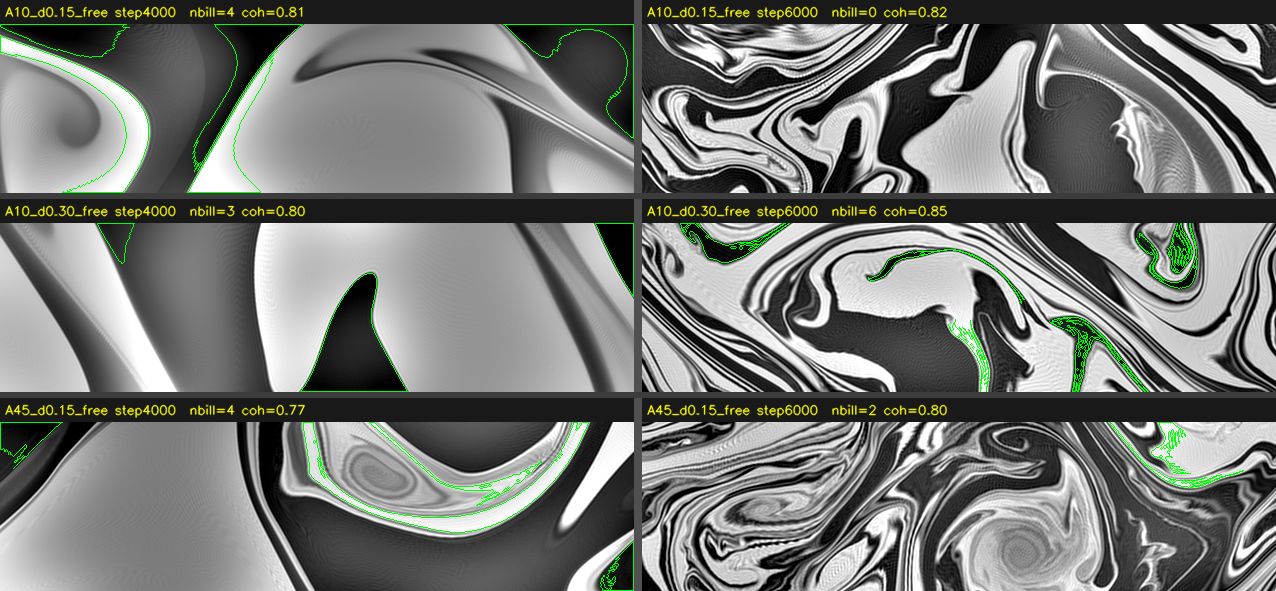
#> input picture scripts/spike_wake_billow/discriminator_terminal.png, 1276 x 591 px
$ python measure_morphology.py --image spike_wake_billow/discriminator_terminal.png   (older library calls are emulated)
#> lines starting #> are read from the running program, lines starting #| are printed output that depends on the picture; long printed decimals are rounded
"""v1.6 P4.5: folded-filament MORPHOLOGY metrics + calibration.

v1.5's lesson: a scalar ENERGY metric (TD-1) passed while the judges failed the
texture-density axis 3-0, because the gap is MORPHOLOGY (folded, zonally-
elongated filaments) not energy. This module defines candidate morphology
metrics and a calibration harness that checks which one actually RANKS the
reference above the v1.5 render above a degraded (isotropized) reference —
i.e. which one tracks human-perceived folded-filament structure. Only a metric
that passes calibration may gate the P5 proof (else it is discarded and the
3-judge panel stands alone).

Candidates (all on the widest-tropical-belt matched-scale L crop):
  - aniso   : directional power-spectrum anisotropy E_merid/E_zonal. Zonally-
              elongated filaments = horizontal streaks = power at high meridional
              wavenumber (varies fast in y, slow in x) -> ratio >> 1. Isotropic
              mottle -> ~1.
  - coher   : structure-tensor orientation coherence (mean (l1-l2)/(l1+l2)),
              weighted toward near-horizontal orientation. Coherent oriented
              filaments -> high; isotropic mottle -> low.
  - slope   : radial power-spectrum slope (texture richness; secondary).

CALIBRATION RESULT (P4.5, recorded BEFORE any vorticity render exists, on the
widest-tropical-belt matched crop lat −7.9..−18.8):
    source     aniso     coher     slope
 reference    1.1383    0.6170   -2.0914
      v1.5    0.2684    0.1403   -1.3233
 ref_rot90    1.2438    0.1212   -2.0914   (90deg orientation control)

  * coher is the GATE metric: reference (0.617) >> v1.5 (0.140), margin +340%,
    AND the orientation control collapses it (0.617 -> 0.121 under 90deg
    rotation == v1.5's isotropic level), proving it measures HORIZONTAL folded
    structure, not energy/banding. v1.5's isotropic mottle scores as low as the
    rotated reference. This is the folded-filament discriminator.
  * aniso passes ref>v1.5 (+324%) but its rotation control is confounded by the
    belt-strip aspect ratio (rot90 did not invert) -> SECONDARY/descriptive only.
  * slope FAILS the gate (v1.5's energy overshoot gives a shallower slope) ->
    discarded as a morphology metric.

PRE-REGISTERED MD-2 bar (necessary, NOT sufficient — the 3-judge panel MD-1 is
the gate): the P5 vorticity render must reach coher >= 0.30 on this crop (>2x
v1.5's 0.14 isotropic baseline, ~40% of the way to the reference's 0.62). A
miss stands as recorded — no goal-shifting.

Usage:
    uv run python scripts/measure_morphology.py --calibrate
    uv run python scripts/measure_morphology.py --image out/foo.png   # ad-hoc
"""

from __future__ import annotations

import argparse
import sys
from pathlib import Path

import cv2
import numpy as np

sys.path.insert(0, str(Path(__file__).resolve().parent))

from gasgiant.engine.facade import Simulation  # noqa: E402
from gasgiant.gl import GpuContext  # noqa: E402
from gasgiant.params.presets import load_factory_preset  # noqa: E402

REF = Path("refs/PIA07782.jpg")


def _lum(rgb):
    return (0.2126 * rgb[..., 0] + 0.7152 * rgb[..., 1] + 0.0722 * rgb[..., 2]).astype(np.float32)


# [13 lines left out: function _crop_deg, not called in this run]


def _fit_width(img, width):
#> called with width = 640
    if img.shape[1] == width:
        return img
    h = max(1, round(img.shape[0] * width / img.shape[1]))
#> h = 296
    return cv2.resize(img, (width, h), interpolation=cv2.INTER_AREA)


# [10 lines left out: function _widest_tropical_belt, not called in this run]


# ---- the candidate metrics -------------------------------------------------


def _prep(lum):
    """Detrend + Hann-window an L crop for spectral analysis."""
    lum = lum.astype(np.float32)
    lum = lum - cv2.GaussianBlur(lum, (0, 0), 8.0)  # remove the band gradient
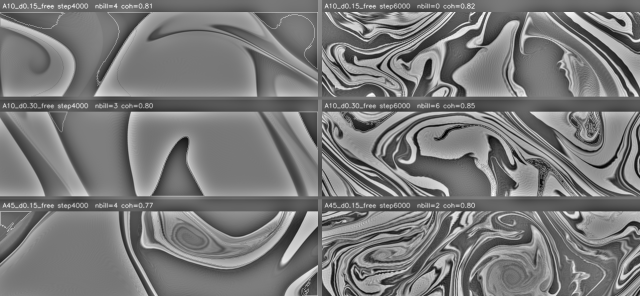
#> lum: shape (296, 640) float32; min -0.664, max 0.726, mean -0.000147; drawn with min black and max white
    h, w = lum.shape
#> h = 296; w = 640
    wy = np.hanning(h)[:, None]
    wx = np.hanning(w)[None, :]
    return lum * (wy * wx)
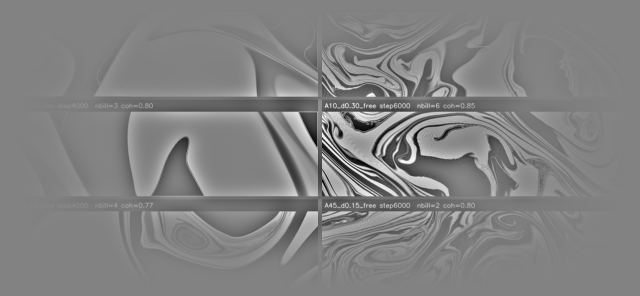
#> returned value: shape (296, 640) float64; min -0.5, max 0.478, mean 8.8e-05; drawn with min black and max white


def aniso(lum):
    """Directional power-spectrum anisotropy E_merid / E_zonal.

    Horizontal streaks (zonally elongated filaments) put power at high ky / low
    kx -> ratio >> 1; isotropic structure -> ~1. Uses 45-degree wedges around
    the ky vs kx axes, excluding the DC neighborhood.
    """
    f = np.fft.fftshift(np.fft.fft2(_prep(lum)))
    power = np.abs(f) ** 2
    h, w = power.shape
#> h = 296; w = 640
    cy, cx = h // 2, w // 2
#> cy = 148; cx = 320
    ky = (np.arange(h) - cy)[:, None].astype(np.float32)
#> ky = 296 values from -148 to 147
    kx = (np.arange(w) - cx)[None, :].astype(np.float32)
    r = np.sqrt(kx * kx + ky * ky)
    rmax = min(cy, cx)
#> rmax = 148
    band = (r > 0.05 * rmax) & (r < 0.9 * rmax)  # drop DC and the noisy corner
    merid = band & (np.abs(ky) >= np.abs(kx))  # power varying fast in y
    zonal = band & (np.abs(kx) > np.abs(ky))
    e_m = float(power[merid].sum())
#> e_m = 71619952.8
    e_z = float(power[zonal].sum())
#> e_z = 134045304.1
    return e_m / max(e_z, 1e-12)


def coher(lum):
    """Structure-tensor orientation coherence, horizontality-weighted.

    Coherence c = (l1-l2)/(l1+l2) in [0,1]; weight by how horizontal the
    dominant orientation is (cos^2 of the gradient angle from vertical, i.e.
    streaks running east-west). Returns the energy-weighted mean.
    """
    lum = lum.astype(np.float32)
    gx = cv2.Sobel(lum, cv2.CV_32F, 1, 0, ksize=3)
    gy = cv2.Sobel(lum, cv2.CV_32F, 0, 1, ksize=3)
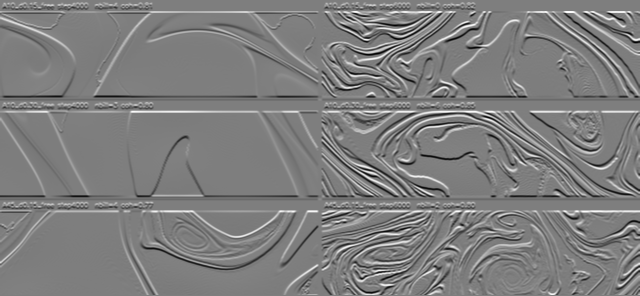
#> gy: shape (296, 640) float32; min -3.55, max 3.62, mean 0.0107; drawn with min black and max white
    s = 4.0
    jxx = cv2.GaussianBlur(gx * gx, (0, 0), s)
    jyy = cv2.GaussianBlur(gy * gy, (0, 0), s)
    jxy = cv2.GaussianBlur(gx * gy, (0, 0), s)
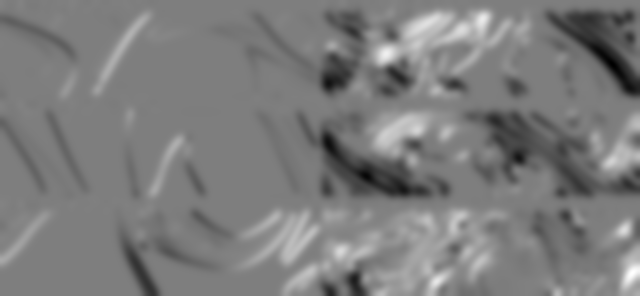
#> jxy: shape (296, 640) float32; min -1.76, max 1.79, mean -0.0267; drawn with min black and max white
    tr = jxx + jyy
    det_term = np.sqrt(np.maximum((jxx - jyy) ** 2 + 4.0 * jxy * jxy, 0.0))
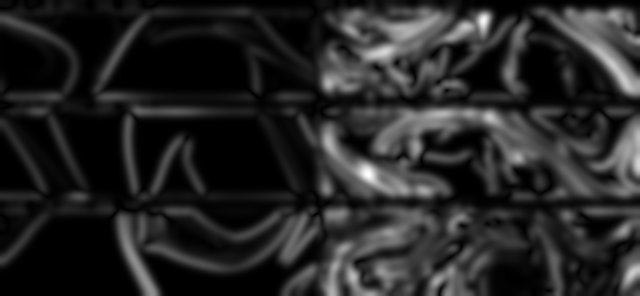
#> det_term: shape (296, 640) float32; min 5.91e-07, max 4.52, mean 0.68; drawn with min black and max white
    c = det_term / np.maximum(tr, 1e-9)  # (l1-l2)/(l1+l2)
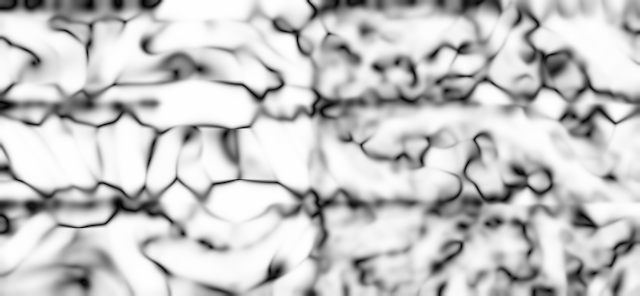
#> c: shape (296, 640) float32; min 0.00451, max 1, mean 0.778
    # Dominant gradient direction; horizontal STREAKS have gradients pointing
    # vertically (gy dominant), so weight by gy^2/(gx^2+gy^2).
    horiz = jyy / np.maximum(jxx + jyy, 1e-9)
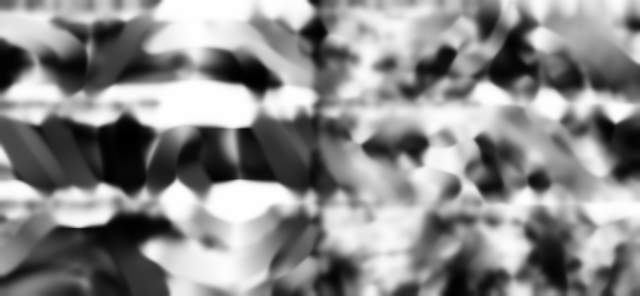
#> horiz: shape (296, 640) float32; min 0.00143, max 1, mean 0.549
    wgt = tr  # weight by local energy
    return float((c * horiz * wgt).sum() / max(wgt.sum(), 1e-9))


def slope(lum):
    """Radial power-spectrum slope (log-log), a texture-richness proxy."""
    f = np.fft.fftshift(np.fft.fft2(_prep(lum)))
    power = np.abs(f) ** 2
    h, w = power.shape
#> h = 296; w = 640
    cy, cx = h // 2, w // 2
#> cy = 148; cx = 320
    ky = (np.arange(h) - cy)[:, None]
    kx = (np.arange(w) - cx)[None, :]
    r = np.sqrt(kx * kx + ky * ky).astype(np.int32)
    rmax = min(cy, cx)
    rad = np.bincount(r.ravel(), power.ravel()) / np.maximum(np.bincount(r.ravel()), 1)
#> rad = 353 values, max 116753.6 at index 9, min 2.15 at index 352, mean 4203.1
    k = np.arange(2, rmax)
    pk = rad[2:rmax]
#> pk = 146 values, max 116753.6 at index 7, min 226.5 at index 143, mean 10027.2
    good = pk > 0
    if good.sum() < 8:
        return 0.0
    return float(np.polyfit(np.log(k[good]), np.log(pk[good]), 1)[0])


METRICS = {"aniso": aniso, "coher": coher, "slope": slope}


def metrics_on_crop(lum640):
    return {name: round(fn(lum640), 5) for name, fn in METRICS.items()}


# [52 lines left out: functions _belt_crop_from_rgb, calibrate, not called in this run]


def main():
    ap = argparse.ArgumentParser()
    ap.add_argument("--calibrate", action="store_true")
    ap.add_argument("--image", default=None, help="ad-hoc: metrics on an image's full frame L")
    args = ap.parse_args()
    if args.calibrate:
        calibrate()
    elif args.image:
        img = cv2.cvtColor(cv2.imread(args.image), cv2.COLOR_BGR2RGB).astype(np.float32) / 255.0
        print(metrics_on_crop(_lum(_fit_width(img, 640))))
#| {'aniso': 0.5343, 'coher': 0.4508, 'slope': -1.688}
    else:
        ap.error("pass --calibrate or --image")


if __name__ == "__main__":
    main()

$ run again, on scripts/spike_wake_billow/healthy_window_montage.png
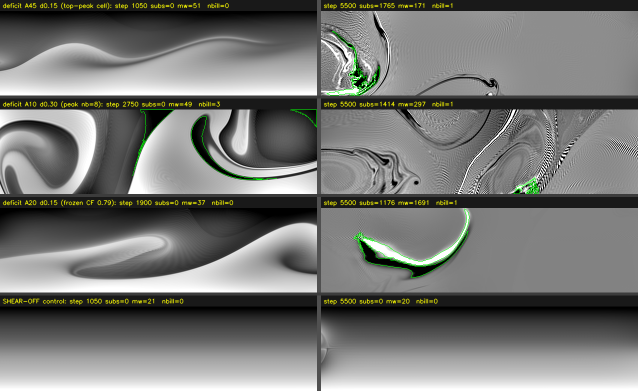
#> input picture scripts/spike_wake_billow/healthy_window_montage.png, 1276 x 782 px (shown at 1/2 size)
#> in _prep, `return lum * (wy * wx)`:
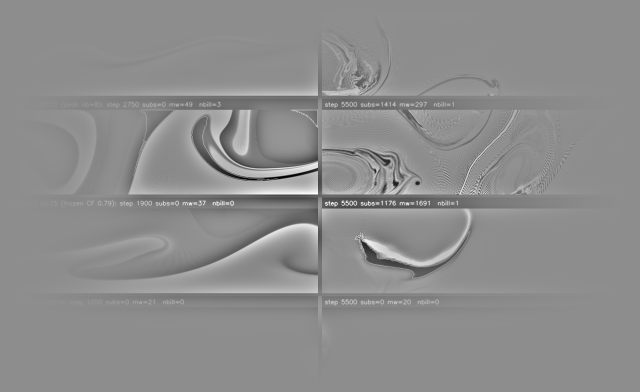
#> returned value: shape (392, 640) float64; min -0.562, max 0.449, mean -2.48e-05; drawn with min black and max white
#> e_m = 124886258.2
#> e_z = 54135057.3
#> in coher, `horiz = jyy / np.maximum(jxx + jyy, 1e-9)`:
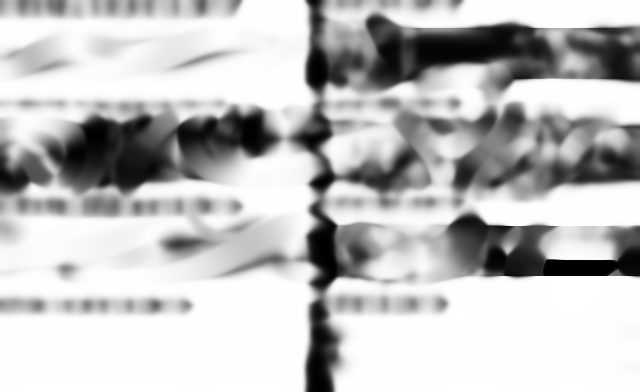
#> horiz: shape (392, 640) float32; min 1.83e-07, max 1, mean 0.755
#> rad = 376 values, max 193256.8 at index 8, min 0.157 at index 375, mean 4199.6
#> pk = 194 values, max 193256.8 at index 6, min 81.16 at index 190, mean 8097.7
#| {'aniso': 2.307, 'coher': 0.5677, 'slope': -2.073}
